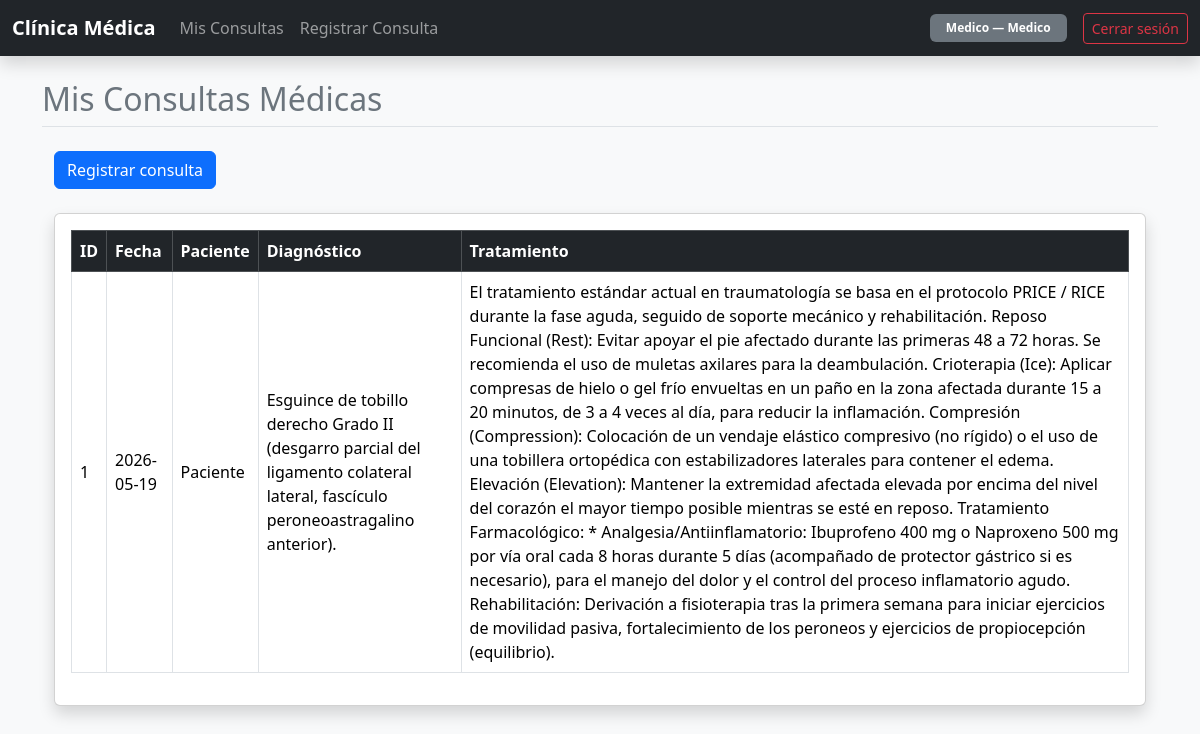
The page /medicos/mis-consultas (signed in) on the database its author committed.
### models/usuario_model.py (models this page shows, shortened)
class Usuario(UserMixin, db.Model):
    __tablename__ = 'usuarios'
    id_usuario = db.Column(db.Integer, primary_key=True)
    nombre     = db.Column(db.String(100), nullable=False)
    username   = db.Column(db.String(50),  unique=True, nullable=False)
    password   = db.Column(db.String(255), nullable=False)
    rol        = db.Column(db.String(20),  nullable=False)  # 'admin' | 'medico' | 'paciente'
    medico   = db.relationship('Medico',   back_populates='usuario',
                               uselist=False, cascade='all, delete-orphan')
    paciente = db.relationship('Paciente', back_populates='usuario',
                               uselist=False, cascade='all, delete-orphan')

### models/consulta_model.py (models this page shows, shortened)
class Consulta(db.Model):
    __tablename__ = 'consultas'
    id_consulta = db.Column(db.Integer, primary_key=True)
    fecha       = db.Column(db.Date, nullable=False, default=date.today)
    diagnostico = db.Column(db.Text, nullable=False)
    tratamiento = db.Column(db.Text)
    id_medico   = db.Column(
        db.Integer,
        db.ForeignKey('medicos.id_medico', ondelete='CASCADE'),
        nullable=False
    )
    id_paciente = db.Column(
        db.Integer,
        db.ForeignKey('pacientes.id_paciente', ondelete='CASCADE'),
        nullable=False
    )
    medico   = db.relationship('Medico',   back_populates='consultas')
    paciente = db.relationship('Paciente', back_populates='consultas')

### controllers/medico_controller.py (the view)
@medico_bp.route('/mis-consultas')
@login_required
@solo_roles('medico', 'admin')
def listar_consultas():
    if current_user.rol == 'admin':
        consultas = Consulta.query.order_by(Consulta.fecha.desc()).all()
    else:
        medico = current_user.medico
        if not medico:
            flash('Tu cuenta aún no tiene un perfil de médico asignado.', 'warning')
            return redirect(url_for('dashboard'))
        consultas = (
            Consulta.query
            .filter_by(id_medico=medico.id_medico)
            .order_by(Consulta.fecha.desc())
            .all()
        )
    return render_listar_consultas(consultas)

### database.py (called while the page is built)
def solo_roles(*roles):
    def decorator(f):
        @wraps(f)
        def decorated(*args, **kwargs):
            if not current_user.is_authenticated or current_user.rol not in roles:
                abort(403)
            return f(*args, **kwargs)
        return decorated
    return decorator

### models/usuario_model.py (called while the page is built)
@login_manager.user_loader
def load_user(user_id):
    return Usuario.query.get(int(user_id))

### views/medico_view.py (called while the page is built)
def render_listar_consultas(consultas):
    return render_template('medico/listar_consultas.html', consultas=consultas)

### templates/medico/listar_consultas.html (shortened to what this page needs)
{% extends 'base.html' %}
{% block page_title %}Mis Consultas Médicas{% endblock %}
{% block content %}
<div class="container mt-4">
  <div class="mb-4 d-flex gap-2 flex-wrap">
    <a href="{{ url_for('medicos.registrar_consulta') }}" class="btn btn-primary">
      Registrar consulta
    </a>
  </div>
  <div class="card shadow">
    <div class="card-body">
      <div class="table-responsive">
        <table class="table table-bordered table-hover align-middle">
          <thead class="table-dark">
            <tr>
              <th>ID</th>
              <th>Fecha</th>
              <th>Paciente</th>
              <th>Diagnóstico</th>
              <th>Tratamiento</th>
            </tr>
          </thead>
          <tbody>
            {% for c in consultas %}
              <tr>
                <td>{{ c.id_consulta }}</td>
                <td>{{ c.fecha }}</td>
                <td>{{ c.paciente.usuario.nombre }}</td>
                <td>{{ c.diagnostico }}</td>
                <td>{{ c.tratamiento or '—' }}</td>
              </tr>
            {% else %}
              <tr>
                <td colspan="5" class="text-center text-muted py-4">
                  Sin consultas registradas.
                </td>
              </tr>
            {% endfor %}
          </tbody>
        </table>
      </div>
    </div>
  </div>
</div>
{% endblock %}

### templates/base.html (shortened to what this page needs)
<!doctype html>
<html lang="es">
  <head>
    <link href="https://cdn.jsdelivr.net/npm/bootstrap@5.3.3/dist/css/bootstrap.min.css" rel="stylesheet">
  </head>
  <body class="bg-light">
    {% if current_user.is_authenticated %}
      <nav class="navbar navbar-expand-lg navbar-dark bg-dark shadow mb-4">
        <div class="container-fluid">
          <a class="navbar-brand fw-bold" href="{{ url_for('dashboard') }}">Clínica Médica</a>
          <div class="collapse navbar-collapse" id="navbarClinica">
            <ul class="navbar-nav me-auto mb-2 mb-lg-0">
              {% if current_user.rol == 'medico' %}
                <li class="nav-item"><a class="nav-link" href="{{ url_for('medicos.listar_consultas') }}">Mis Consultas</a></li>
                <li class="nav-item"><a class="nav-link" href="{{ url_for('medicos.registrar_consulta') }}">Registrar Consulta</a></li>
              {% endif %}
            </ul>
            <div class="d-flex align-items-center gap-3">
              <span class="badge bg-secondary px-3 py-2 text-capitalize">
                {{ current_user.nombre }} — <span class="fw-bold">{{ current_user.rol }}</span>
              </span>
              <a href="{{ url_for('auth.logout') }}" class="btn btn-outline-danger btn-sm">Cerrar sesión</a>
            </div>
          </div>
        </div>
      </nav>
      <div class="container my-4">
        <h2 class="mb-4 border-bottom pb-2 text-secondary">{% block page_title %}{% endblock %}</h2>
        {% block content %}{% endblock %}
      </div>
    {% endif %}
  </body>
</html>

### rows shown on the page
Usuario: nombre "Medico", rol "Medico"
Consulta: id_consulta "1", fecha "2026-05-19", paciente.usuario.nombre "Paciente", diagnostico "Esguince de tobillo derecho Grado II (desgarro parcial del ligamento colateral lateral, fascículo peroneoastragalino anterior).", tratamiento "El tratamiento estándar actual en traumatología se basa en el protocolo PRICE / RICE durante la fase aguda, seguido de soporte mecánico y rehabilitación. Reposo Funcional (Rest): Evitar apoyar el pie afectado durante las primeras 48 a 72 horas. Se recomienda el uso de muletas axilares para la deambulación. Crioterapia (Ice): Aplicar compresas de hielo o gel frío envueltas en un paño en la zona afectada durante 15 a 20 minutos, de 3 a 4 veces al día, para reducir la inflamación. Compresión (Compression): Colocación de un vendaje elástico compresivo (no rígido) o el uso de una tobillera ortopédica con estabilizadores laterales para contener el edema. Elevación (Elevation): Mantener la…"
